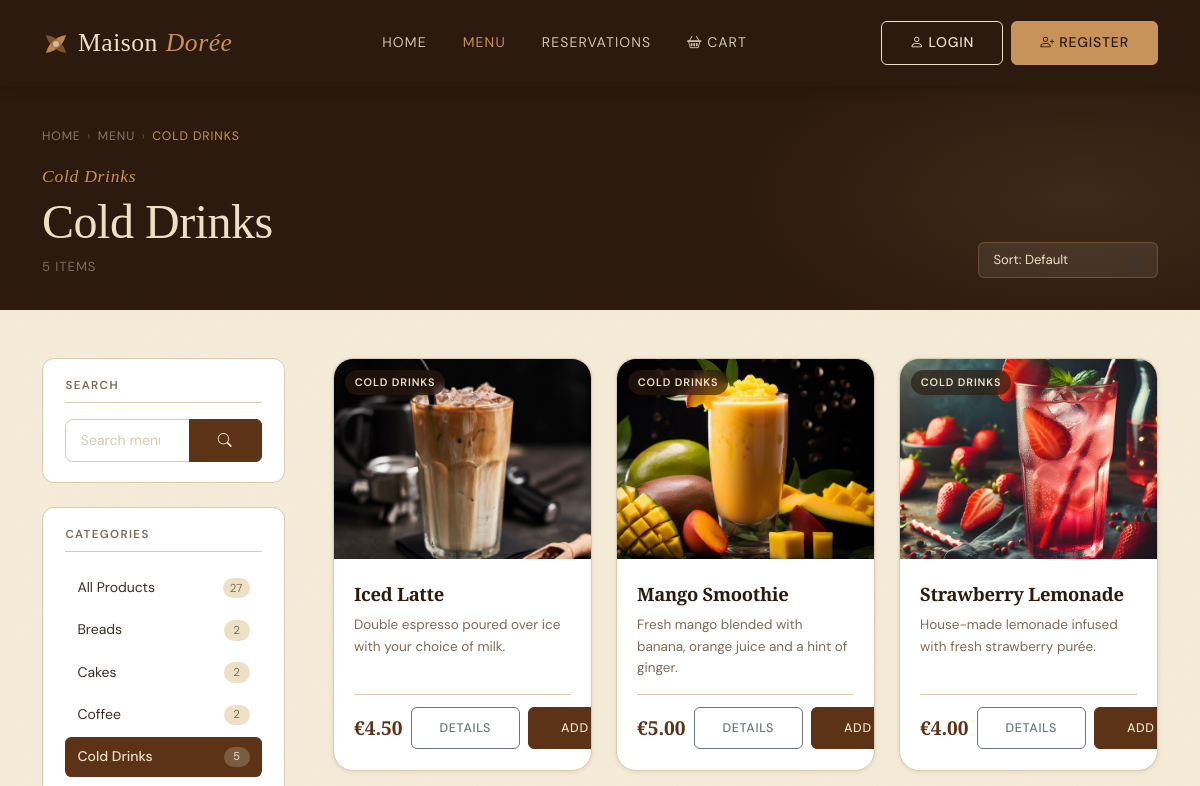
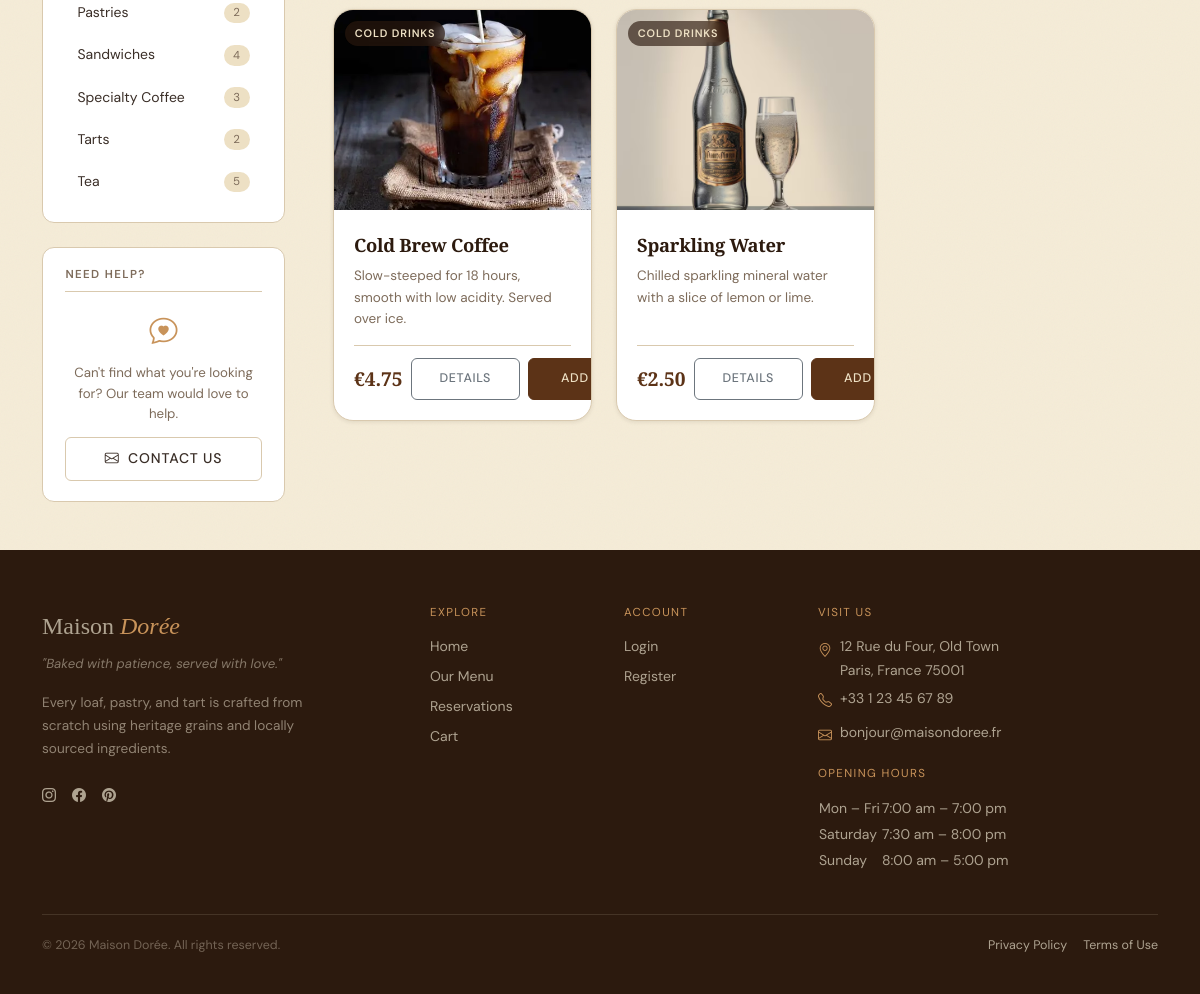
The app's page /products.php?category_id=4 with its own data (2 pictures, top to bottom).
### tables this page shows
CREATE TABLE `categories` (
  `id` int(11) NOT NULL,
  `name` varchar(50) NOT NULL
);

CREATE TABLE `products` (
  `id` int(11) NOT NULL,
  `category_id` int(11) DEFAULT NULL,
  `name` varchar(100) NOT NULL,
  `description` text DEFAULT NULL,
  `price` decimal(10,2) NOT NULL,
  `image_url` varchar(255) DEFAULT NULL
);

### db_connect.php (called while the page is built, shortened)
<?php
function db(): PDO {
    static $pdo = null;
    if ($pdo !== null) return $pdo;
    $dsn = sprintf('mysql:host=%s;port=%s;dbname=%s;charset=%s', DB_HOST, DB_PORT, DB_NAME, DB_CHARSET);
    $options = [
        PDO::ATTR_ERRMODE            => PDO::ERRMODE_EXCEPTION,
        PDO::ATTR_DEFAULT_FETCH_MODE => PDO::FETCH_ASSOC,
        PDO::ATTR_EMULATE_PREPARES   => false,
    ];
    try {
        $pdo = new PDO($dsn, DB_USER, DB_PASS, $options);
    } catch (PDOException $e) {
        error_log($e->getMessage());
        exit('Connection failed.');
    }
    return $pdo;
}
function db_fetch_all(string $sql, array $params = []): array {
    $stmt = db()->prepare($sql);
    $stmt->execute($params);
    return $stmt->fetchAll();
}
function db_fetch_one(string $sql, array $params = []): ?array {
    $stmt = db()->prepare($sql);
    $stmt->execute($params);
    $row = $stmt->fetch();
    return $row !== false ? $row : null;
}
?>

### products.php (the view, shortened to what this page needs)
<?php
require_once 'db_connect.php';
$categoryId = filter_input(INPUT_GET, 'category_id', FILTER_VALIDATE_INT, [
    'options' => ['min_range' => 1],
]);
$searchQuery = trim(strip_tags($_GET['q'] ?? ''));
$sortRaw     = $_GET['sort'] ?? 'default';
$page        = max(1, (int) ($_GET['page'] ?? 1));
$perPage     = 9;
$sortOptions = [
    'default'     => 'p.id ASC',
    'name_asc'    => 'p.name ASC',
    'name_desc'   => 'p.name DESC',
    'price_asc'   => 'p.price ASC',
    'price_desc'  => 'p.price DESC',
];
$sortCol = $sortOptions[$sortRaw] ?? $sortOptions['default'];
$currentCategory = null;
if ($categoryId) {
    $currentCategory = db_fetch_one(
        'SELECT id, name FROM categories WHERE id = :id LIMIT 1',
        [':id' => $categoryId]
    );
}
$allCategories = db_fetch_all(
    'SELECT
         c.id,
         c.name,
         COUNT(p.id) AS product_count
     FROM categories c
     LEFT JOIN products p ON p.category_id = c.id
     GROUP BY c.id, c.name
     ORDER BY c.name ASC'
);
$whereClauses = ['1=1'];
$params       = [];
if ($categoryId) {
    $whereClauses[] = 'p.category_id = :cid';
    $params[':cid'] = $categoryId;
}
$whereSQL = 'WHERE ' . implode(' AND ', $whereClauses);
$totalProducts = (int) db_fetch_one(
    "SELECT COUNT(*) AS cnt
       FROM products p
       JOIN categories c ON c.id = p.category_id
      $whereSQL",
    $params
)['cnt'];
$totalPages = max(1, (int) ceil($totalProducts / $perPage));
$page       = min($page, $totalPages);
$offset     = ($page - 1) * $perPage;
$products = db_fetch_all(
    "SELECT
         p.id,
         p.name,
         p.description,
         p.price,
         p.image_url,
         c.name AS category_name,
         c.id   AS category_id
     FROM products p
     JOIN categories c ON c.id = p.category_id
    $whereSQL
     ORDER BY $sortCol
     LIMIT :lim OFFSET :off",
    array_merge($params, [':lim' => $perPage, ':off' => $offset])
);
function buildUrl(array $overrides = []): string
{
    $base = [
        'category_id' => $_GET['category_id'] ?? null,
        'q'           => $_GET['q']           ?? null,
        'sort'        => $_GET['sort']         ?? null,
        'page'        => $_GET['page']         ?? null,
    ];
    $merged = array_filter(array_merge($base, $overrides), fn($v) => $v !== null && $v !== '');
    return 'products.php?' . http_build_query($merged);
}
require_once __DIR__ . '/header.php';
?>
<section class="prod-hero" aria-labelledby="prod-hero-heading">
    <div class="prod-hero__bg" aria-hidden="true"></div>
    <div class="container position-relative z-1">
        <nav aria-label="Breadcrumb" class="prod-breadcrumb mb-3">
            <a href="index.php">Home</a>
            <span aria-hidden="true">›</span>
            <a href="categories.php">Menu</a>
            <?php if ($currentCategory): ?>
                <span aria-hidden="true">›</span>
                <span aria-current="page"><?= htmlspecialchars($currentCategory['name']) ?></span>
            <?php else: ?>
                <span aria-hidden="true">›</span>
                <span aria-current="page">All Products</span>
            <?php endif; ?>
        </nav>
        <div class="row align-items-end g-3">
            <div class="col">
                <span class="label-script">
                    <?= $currentCategory ? htmlspecialchars($currentCategory['name']) : 'Everything' ?>
                </span>
                <h1 class="prod-hero__title" id="prod-hero-heading">
                    <?php if ($searchQuery !== ''): ?>
                        Results for "<em><?= htmlspecialchars($searchQuery) ?></em>"
                    <?php elseif ($currentCategory): ?>
                        <?= htmlspecialchars($currentCategory['name']) ?>
                    <?php else: ?>
                        All <em>Products</em>
                    <?php endif; ?>
                </h1>
                <p class="prod-hero__meta" aria-live="polite">
                    <?= $totalProducts ?> item<?= $totalProducts !== 1 ? 's' : '' ?>
                </p>
            </div>
            <div class="col-auto">
                <form method="GET" action="products.php" class="d-flex align-items-center gap-2"
                      aria-label="Sort products">
                    <select
                        id="sort"
                        name="sort"
                        class="form-select prod-sort__select"
                        aria-label="Sort products"
                        onchange="this.form.submit()">
                        <option value="default"    <?= $sortRaw === 'default'    ? 'selected' : '' ?>>Sort: Default</option>
                    </select>
                </form>
            </div>
        </div>
    </div>
</section>
<div class="container prod-layout py-5">
    <div class="row g-5">
        <aside class="col-12 col-lg-3" aria-label="Category filter">
            <div class="prod-sidebar-block mb-4">
                <h2 class="prod-sidebar-block__title">Search</h2>
                <form method="GET" action="products.php" role="search" aria-label="Search products">
                    <div class="input-group">
                        <input
                            type="search"
                            name="q"
                            class="form-control prod-sidebar__search"
                            placeholder="Search menu…"
                            value="<?= htmlspecialchars($searchQuery) ?>"
                            aria-label="Search products">
                        <button type="submit" class="btn btn-primary" aria-label="Search">
                            <i class="bi bi-search" aria-hidden="true"></i>
                        </button>
                    </div>
                </form>
            </div>
            <div class="prod-sidebar-block">
                <h2 class="prod-sidebar-block__title">Categories</h2>
                <nav aria-label="Filter by category">
                    <ul class="prod-cat-list" role="list">
                        <li role="listitem">
                            <a
                                href="products.php<?= $searchQuery ? '?q=' . urlencode($searchQuery) : '' ?>"
                                class="prod-cat-list__item <?= !$categoryId ? 'prod-cat-list__item--active' : '' ?>"
                                aria-current="<?= !$categoryId ? 'page' : 'false' ?>">
                                <span class="prod-cat-list__name">All Products</span>
                                <span class="prod-cat-list__count">
                                    <?= array_sum(array_column($allCategories, 'product_count')) ?>
                                </span>
                            </a>
                        </li>
                        <?php foreach ($allCategories as $cat): ?>
                            <li role="listitem">
                                <a
                                    href="<?= buildUrl(['category_id' => $cat['id'], 'page' => null]) ?>"
                                    class="prod-cat-list__item <?= (int)($currentCategory['id'] ?? 0) === (int)$cat['id'] ? 'prod-cat-list__item--active' : '' ?>"
                                    aria-current="<?= (int)($currentCategory['id'] ?? 0) === (int)$cat['id'] ? 'page' : 'false' ?>">
                                    <span class="prod-cat-list__name">
                                        <?= htmlspecialchars($cat['name']) ?>
                                    </span>
                                    <span class="prod-cat-list__count">
                                        <?= (int) $cat['product_count'] ?>
                                    </span>
                                </a>
                            </li>
                        <?php endforeach; ?>
                    </ul>
                </nav>
            </div>
            <div class="prod-sidebar-block mt-4">
                <h2 class="prod-sidebar-block__title">Need Help?</h2>
                <div class="prod-sidebar-help">
                    <i class="bi bi-chat-heart prod-sidebar-help__icon" aria-hidden="true"></i>
                    <p class="prod-sidebar-help__text">
                        Can't find what you're looking for? Our team would love to help.
                    </p>
                    <a href="mailto:bonjour@maisondoree.fr" class="btn btn-ghost btn-sm w-100">
                        <i class="bi bi-envelope me-1" aria-hidden="true"></i> Contact Us
                    </a>
                </div>
            </div>
        </aside>
        <main class="col-12 col-lg-9" id="products-grid" aria-label="Products">
            <?php if (empty($products)): ?>
                <div class="prod-empty" role="status" aria-live="polite">
                    <i class="bi bi-bag-x prod-empty__icon" aria-hidden="true"></i>
                    <h2 class="prod-empty__title">
                        <?= $searchQuery !== ''
                            ? 'No results for "' . htmlspecialchars($searchQuery) . '"'
                            : 'No products available' ?>
                    </h2>
                    <p class="prod-empty__body">
                        <?= $searchQuery !== ''
                            ? 'Try a different search term, or browse a category below.'
                            : 'Check back soon — our bakers are hard at work!' ?>
                    </p>
                    <div class="d-flex gap-3 justify-content-center flex-wrap mt-3">
                        <a href="categories.php" class="btn btn-primary">Browse All Categories</a>
                        <?php if ($searchQuery !== '' || $categoryId): ?>
                            <a href="products.php" class="btn btn-ghost">Clear Filters</a>
                        <?php endif; ?>
                    </div>
                </div>
            <?php else: ?>
                <div class="row g-4" id="productGrid">
                    <?php foreach ($products as $index => $product):
                        $price = number_format((float)$product['price'], 2);
                        $imgSrc = !empty($product['image_url'])
                            ? 'images/' . htmlspecialchars($product['image_url'], ENT_QUOTES)
                            : 'images/placeholder.jpg';
                    ?>
                        <div
                            class="col-12 col-sm-6 col-xl-4"
                            style="--p-delay:<?= $index * 0.06 ?>s">
                            <article
                                class="prod-card"
                                aria-label="<?= htmlspecialchars($product['name']) ?>, €<?= $price ?>">
                                <a
                                    href="product_details.php?id=<?= (int) $product['id'] ?>"
                                    class="prod-card__thumb-link"
                                    tabindex="-1"
                                    aria-hidden="true">
                                    <img
                                        src="<?= $imgSrc ?>"
                                        alt="<?= htmlspecialchars($product['name']) ?>"
                                        class="prod-card__img card-img-top"
                                        loading="lazy"
                                        width="400"
                                        height="200"
                                        onerror="this.onerror=null; this.src='images/placeholder.jpg';">
                                    <span class="prod-card__category-ribbon">
                                    </span>
                                </a>
                                <div class="prod-card__body">
                                    <h3 class="prod-card__name">
                                        <a
                                            href="product_details.php?id=<?= (int) $product['id'] ?>"
                                            class="prod-card__name-link">
                                            <?= htmlspecialchars($product['name']) ?>
                                        </a>
                                    </h3>
                                    <?php if (!empty($product['description'])): ?>
                                        <p class="prod-card__desc">
                                            <?= htmlspecialchars(
                                                mb_strimwidth($product['description'], 0, 90, '…')
                                            ) ?>
                                        </p>
                                    <?php endif; ?>
                                    <div class="prod-card__footer">
                                        <span class="prod-card__price" aria-label="Price: €<?= $price ?>">
                                            €<?= $price ?>
                                        </span>
                                        <div class="d-flex gap-2 align-items-center">
                                            <a
                                                href="product_details.php?id=<?= (int) $product['id'] ?>"
                                                class="btn btn-outline-secondary btn-sm prod-card__cta"
                                                aria-label="View details for <?= htmlspecialchars($product['name']) ?>">
                                                Details
                                            </a>
                                            <a
                                                href="addtocart.php?id=<?= (int) $product['id'] ?>"
                                                class="btn btn-primary btn-sm prod-card__cta"
                                                aria-label="Add <?= htmlspecialchars($product['name']) ?> to cart">
                                                <i class="bi bi-basket-plus me-1" aria-hidden="true"></i>Add
                                            </a>
                                        </div>
                                    </div>
                                </div>
                            </article>
                        </div>
                    <?php endforeach; ?>
                </div>
            <?php endif; ?>
        </main>
    </div>
</div>
<?php require_once __DIR__ . '/footer.php'; ?>

### records on screen
categories: name "COLD DRINKS", name "Cold Drinks", product_count "5"
categories: name "Breads", product_count "2"
categories: name "Cakes", product_count "2"
categories: name "Coffee", product_count "2"
categories: name "Pastries", product_count "2"
categories: name "Sandwiches", product_count "4"
categories: name "Specialty Coffee", product_count "3"
categories: name "Tarts", product_count "2"
categories: name "Tea", product_count "5"
products: image_url (picture), name "Iced Latte", description "Double espresso poured over ice with your choice of milk.", price "4.50"
products: image_url (picture), name "Mango Smoothie", description "Fresh mango blended with banana, orange juice and a hint of ginger.", price "5.00"
products: image_url (picture), name "Strawberry Lemonade", description "House-made lemonade infused with fresh strawberry purée.", price "4.00"
products: image_url (picture), name "Cold Brew Coffee", description "Slow-steeped for 18 hours, smooth with low acidity. Served over ice.", price "4.75"
products: image_url (picture), name "Sparkling Water", description "Chilled sparkling mineral water with a slice of lemon or lime.", price "2.50"

### other values on screen
$totalProducts "5"
array_sum(array_column($allCategories, 'product_count')) "27"
